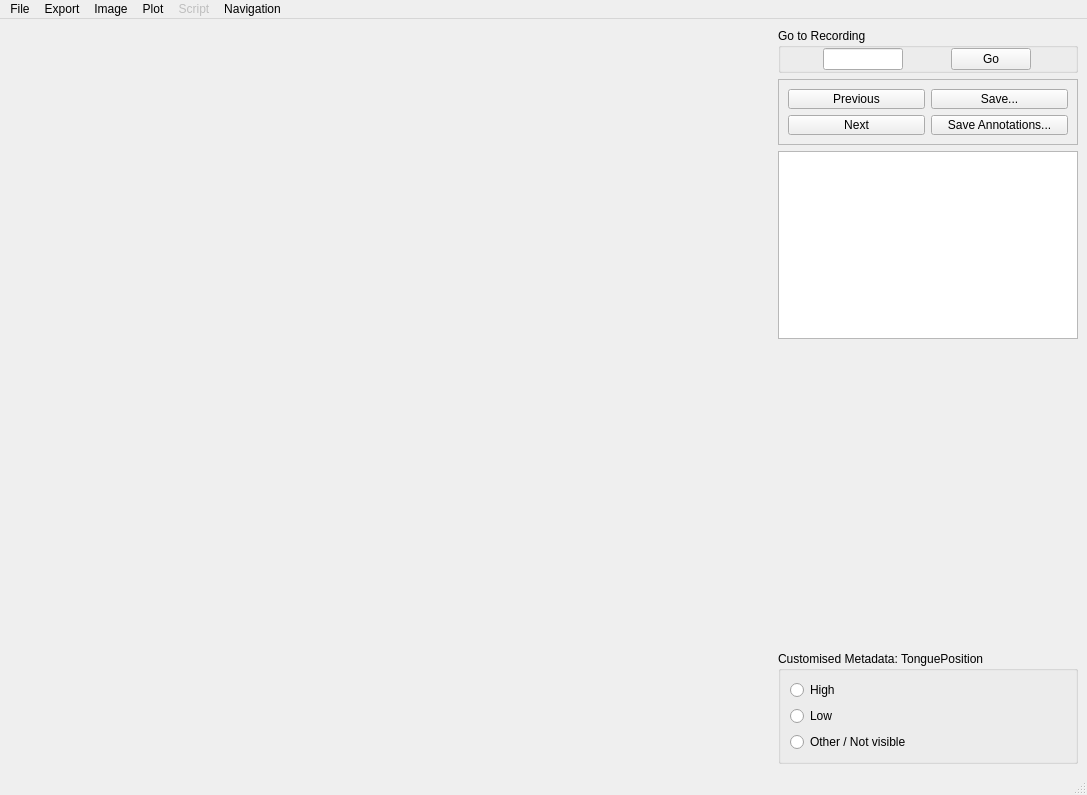
<?xml version="1.0" encoding="UTF-8"?>
<ui version="4.0">
 <class>MainWindow</class>
 <widget class="QMainWindow" name="MainWindow">
  <property name="geometry">
   <rect>
    <x>0</x>
    <y>0</y>
    <width>1087</width>
    <height>795</height>
   </rect>
  </property>
  <property name="focusPolicy">
   <enum>Qt::StrongFocus</enum>
  </property>
  <property name="windowTitle">
   <string>PATKIT Annotator</string>
  </property>
  <widget class="QWidget" name="centralwidget">
   <layout class="QHBoxLayout" name="horizontalLayout">
    <item>
     <widget class="QWidget" name="mplwindow" native="true">
      <property name="sizePolicy">
       <sizepolicy hsizetype="Expanding" vsizetype="Preferred">
        <horstretch>0</horstretch>
        <verstretch>0</verstretch>
       </sizepolicy>
      </property>
      <layout class="QVBoxLayout" name="mplWindowVerticalLayout">
       <property name="leftMargin">
        <number>0</number>
       </property>
       <property name="topMargin">
        <number>0</number>
       </property>
       <property name="rightMargin">
        <number>0</number>
       </property>
       <property name="bottomMargin">
        <number>0</number>
       </property>
      </layout>
     </widget>
    </item>
    <item>
     <widget class="QFrame" name="button_organiser">
      <property name="sizePolicy">
       <sizepolicy hsizetype="Minimum" vsizetype="Preferred">
        <horstretch>0</horstretch>
        <verstretch>0</verstretch>
       </sizepolicy>
      </property>
      <property name="minimumSize">
       <size>
        <width>300</width>
        <height>0</height>
       </size>
      </property>
      <property name="maximumSize">
       <size>
        <width>200</width>
        <height>16777215</height>
       </size>
      </property>
      <layout class="QVBoxLayout" name="verticalLayout_3">
       <property name="leftMargin">
        <number>0</number>
       </property>
       <property name="topMargin">
        <number>0</number>
       </property>
       <property name="rightMargin">
        <number>0</number>
       </property>
       <property name="bottomMargin">
        <number>0</number>
       </property>
       <item>
        <widget class="QGroupBox" name="groupBox">
         <property name="maximumSize">
          <size>
           <width>16777215</width>
           <height>80</height>
          </size>
         </property>
         <property name="title">
          <string>Go to Recording</string>
         </property>
         <layout class="QHBoxLayout" name="horizontalLayout_3">
          <property name="leftMargin">
           <number>0</number>
          </property>
          <property name="topMargin">
           <number>0</number>
          </property>
          <property name="rightMargin">
           <number>0</number>
          </property>
          <property name="bottomMargin">
           <number>0</number>
          </property>
          <item>
           <widget class="QLineEdit" name="goLineEdit">
            <property name="maximumSize">
             <size>
              <width>80</width>
              <height>16777215</height>
             </size>
            </property>
            <property name="focusPolicy">
             <enum>Qt::StrongFocus</enum>
            </property>
           </widget>
          </item>
          <item>
           <widget class="QPushButton" name="goButton">
            <property name="maximumSize">
             <size>
              <width>80</width>
              <height>16777215</height>
             </size>
            </property>
            <property name="text">
             <string>Go</string>
            </property>
           </widget>
          </item>
         </layout>
        </widget>
       </item>
       <item>
        <widget class="QFrame" name="frame">
         <property name="sizePolicy">
          <sizepolicy hsizetype="Minimum" vsizetype="Maximum">
           <horstretch>0</horstretch>
           <verstretch>0</verstretch>
          </sizepolicy>
         </property>
         <property name="minimumSize">
          <size>
           <width>300</width>
           <height>50</height>
          </size>
         </property>
         <property name="maximumSize">
          <size>
           <width>200</width>
           <height>16777215</height>
          </size>
         </property>
         <property name="frameShape">
          <enum>QFrame::StyledPanel</enum>
         </property>
         <property name="frameShadow">
          <enum>QFrame::Raised</enum>
         </property>
         <layout class="QGridLayout" name="gridLayout">
          <item row="0" column="1">
           <widget class="QPushButton" name="saveButton">
            <property name="text">
             <string>Save...</string>
            </property>
           </widget>
          </item>
          <item row="1" column="0">
           <widget class="QPushButton" name="nextButton">
            <property name="text">
             <string>Next</string>
            </property>
           </widget>
          </item>
          <item row="0" column="0">
           <widget class="QPushButton" name="prevButton">
            <property name="text">
             <string>Previous</string>
            </property>
           </widget>
          </item>
          <item row="1" column="1">
           <widget class="QPushButton" name="exportButton">
            <property name="text">
             <string>Save Annotations...</string>
            </property>
           </widget>
          </item>
         </layout>
        </widget>
       </item>
       <item>
        <widget class="QListView" name="databaseView"/>
       </item>
       <item>
        <widget class="QWidget" name="ultrasoundFrame" native="true">
         <property name="sizePolicy">
          <sizepolicy hsizetype="Preferred" vsizetype="Fixed">
           <horstretch>0</horstretch>
           <verstretch>0</verstretch>
          </sizepolicy>
         </property>
         <property name="minimumSize">
          <size>
           <width>300</width>
           <height>300</height>
          </size>
         </property>
         <layout class="QVBoxLayout" name="verticalLayout_6">
          <property name="leftMargin">
           <number>0</number>
          </property>
          <property name="topMargin">
           <number>0</number>
          </property>
          <property name="rightMargin">
           <number>0</number>
          </property>
          <property name="bottomMargin">
           <number>0</number>
          </property>
         </layout>
        </widget>
       </item>
       <item>
        <widget class="QGroupBox" name="positionRB">
         <property name="title">
          <string>Customised Metadata: TonguePosition</string>
         </property>
         <layout class="QVBoxLayout" name="verticalLayout_5">
          <item>
           <widget class="QRadioButton" name="positionRB_1">
            <property name="autoFillBackground">
             <bool>false</bool>
            </property>
            <property name="text">
             <string>High</string>
            </property>
            <attribute name="buttonGroup">
             <string notr="true">tonguePositionRBs</string>
            </attribute>
           </widget>
          </item>
          <item>
           <widget class="QRadioButton" name="positionRB_2">
            <property name="autoFillBackground">
             <bool>false</bool>
            </property>
            <property name="text">
             <string>Low</string>
            </property>
            <attribute name="buttonGroup">
             <string notr="true">tonguePositionRBs</string>
            </attribute>
           </widget>
          </item>
          <item>
           <widget class="QRadioButton" name="positionRB_3">
            <property name="autoFillBackground">
             <bool>false</bool>
            </property>
            <property name="text">
             <string>Other / Not visible</string>
            </property>
            <attribute name="buttonGroup">
             <string notr="true">tonguePositionRBs</string>
            </attribute>
           </widget>
          </item>
         </layout>
        </widget>
       </item>
      </layout>
     </widget>
    </item>
   </layout>
  </widget>
  <widget class="QMenuBar" name="menubar">
   <property name="geometry">
    <rect>
     <x>0</x>
     <y>0</y>
     <width>1087</width>
     <height>22</height>
    </rect>
   </property>
   <widget class="QMenu" name="menu_file">
    <property name="title">
     <string>File</string>
    </property>
    <addaction name="action_open"/>
    <addaction name="action_save_current_textgrid"/>
    <addaction name="action_save_all_textgrids"/>
    <addaction name="action_save_all"/>
    <addaction name="separator"/>
    <addaction name="action_quit"/>
   </widget>
   <widget class="QMenu" name="menu_image">
    <property name="enabled">
     <bool>true</bool>
    </property>
    <property name="title">
     <string>Image</string>
    </property>
   </widget>
   <widget class="QMenu" name="menu_plot">
    <property name="enabled">
     <bool>true</bool>
    </property>
    <property name="title">
     <string>Plot</string>
    </property>
   </widget>
   <widget class="QMenu" name="menu_script">
    <property name="enabled">
     <bool>false</bool>
    </property>
    <property name="title">
     <string>Script</string>
    </property>
    <addaction name="actionShow_interpreter"/>
    <addaction name="actionRun_file"/>
   </widget>
   <widget class="QMenu" name="menu_navigation">
    <property name="title">
     <string>Navigation</string>
    </property>
    <addaction name="actionNext"/>
    <addaction name="actionPrevious"/>
    <addaction name="separator"/>
    <addaction name="actionNext_Frame"/>
    <addaction name="actionPrevious_Frame"/>
   </widget>
   <widget class="QMenu" name="menu_export">
    <property name="title">
     <string>Export</string>
    </property>
    <addaction name="action_export_aggregate_images"/>
    <addaction name="action_export_annotations_and_metadata"/>
    <addaction name="action_export_distance_matrices"/>
    <addaction name="action_export_main_figure"/>
    <addaction name="action_export_ultrasound_frame"/>
   </widget>
   <addaction name="menu_file"/>
   <addaction name="menu_export"/>
   <addaction name="menu_image"/>
   <addaction name="menu_plot"/>
   <addaction name="menu_script"/>
   <addaction name="menu_navigation"/>
  </widget>
  <widget class="QStatusBar" name="statusbar"/>
  <action name="actionNew">
   <property name="text">
    <string>New</string>
   </property>
  </action>
  <action name="action_open">
   <property name="text">
    <string>Open...</string>
   </property>
   <property name="shortcut">
    <string>Ctrl+O</string>
   </property>
  </action>
  <action name="action_save_all">
   <property name="text">
    <string>Save all</string>
   </property>
   <property name="shortcut">
    <string>Ctrl+Shift+S</string>
   </property>
  </action>
  <action name="actionSaveToPickle">
   <property name="text">
    <string>Save to Pickle</string>
   </property>
   <property name="shortcut">
    <string>Ctrl+S</string>
   </property>
  </action>
  <action name="actionSave_as">
   <property name="text">
    <string>Save subplot as...</string>
   </property>
  </action>
  <action name="actionSave_plot_as">
   <property name="text">
    <string>Save plot as...</string>
   </property>
  </action>
  <action name="actionShow_interpreter">
   <property name="text">
    <string>Show interpreter</string>
   </property>
  </action>
  <action name="actionRun_file">
   <property name="text">
    <string>Run file...</string>
   </property>
  </action>
  <action name="actionNext">
   <property name="text">
    <string>Next Recording</string>
   </property>
   <property name="shortcut">
    <string>Down</string>
   </property>
  </action>
  <action name="actionPrevious">
   <property name="text">
    <string>Previous Recording</string>
   </property>
   <property name="shortcut">
    <string>Up</string>
   </property>
  </action>
  <action name="action_export_analysis">
   <property name="enabled">
    <bool>false</bool>
   </property>
   <property name="text">
    <string>Export analysis...</string>
   </property>
  </action>
  <action name="actionNext_Frame">
   <property name="text">
    <string>Next Frame</string>
   </property>
   <property name="shortcut">
    <string>Right</string>
   </property>
  </action>
  <action name="actionPrevious_Frame">
   <property name="text">
    <string>Previous Frame</string>
   </property>
   <property name="shortcut">
    <string>Left</string>
   </property>
  </action>
  <action name="action_export_main_figure">
   <property name="text">
    <string>Export main figure...</string>
   </property>
   <property name="shortcut">
    <string>Ctrl+E</string>
   </property>
  </action>
  <action name="action_export_ultrasound_frame">
   <property name="text">
    <string>Export ultrasound figure...</string>
   </property>
  </action>
  <action name="action_export_annotations_and_metadata">
   <property name="text">
    <string>Export annotations and metadata...</string>
   </property>
  </action>
  <action name="actionfoobar">
   <property name="text">
    <string>foobar</string>
   </property>
  </action>
  <action name="action_export_aggregate_images">
   <property name="text">
    <string>Export aggregate images...</string>
   </property>
  </action>
  <action name="action_save_all_textgrids">
   <property name="text">
    <string>Save all TextGrids</string>
   </property>
  </action>
  <action name="action_save_current_textgrid">
   <property name="text">
    <string>Save current TextGrid</string>
   </property>
  </action>
  <action name="action_quit">
   <property name="text">
    <string>Quit</string>
   </property>
   <property name="shortcut">
    <string>Ctrl+Q</string>
   </property>
  </action>
  <action name="action_export_distance_matrices">
   <property name="text">
    <string>Export distance matrices...</string>
   </property>
  </action>
 </widget>
 <resources/>
 <connections/>
 <buttongroups>
  <buttongroup name="tonguePositionRBs"/>
 </buttongroups>
</ui>
